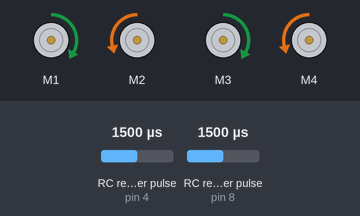
This sketch was run on a simulated Arduino Uno, built with avr-gcc and run on an emulated ATmega328P. Shown: 4 × DC motor (green arrow = forward, orange = backward, longer = faster). Wiring (inferred from the names in the program): 2 × RC receiver channel: data pin 4 / data pin 8. The test bench sets the inputs (shaded band); at power-on: RC receiver pulse (sensors on pin 4, pin 8) 1500 µs. What the sketch prints to the serial monitor is not drawn.

Above: at 1.2 s.
1.3 s: RC receiver pulse (sensor on pin 4) set to 1020 µs
At 1.9 s:
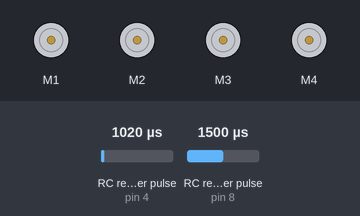
2.8 s: RC receiver pulse (sensor on pin 8) set to 1111 µs
4.3 s: RC receiver pulse (sensor on pin 8) set to 1097 µs
At 5.6 s:
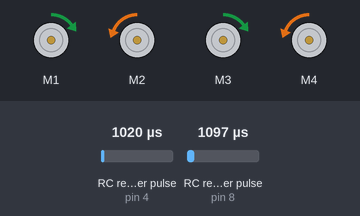
5.9 s: RC receiver pulse (sensor on pin 4) set to 1040 µs
At 7.1 s:
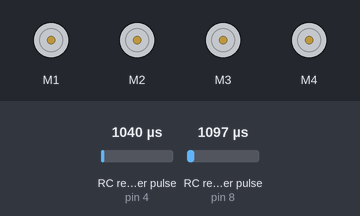
8.9 s: RC receiver pulse (sensor on pin 4) set to 1689 µs
11.9 s: RC receiver pulse (sensor on pin 4) set to 1697 µs
At 12.9 s:
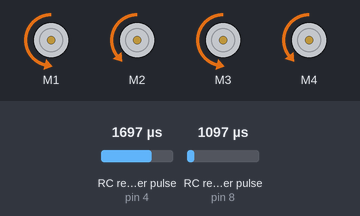
Timing chart, 0 to 14.5 s (numbered marks = the images above; inputs shaded):
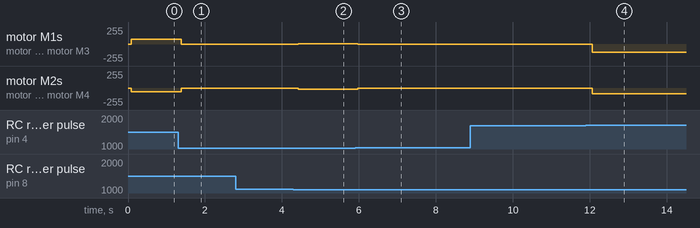

Measured:
- the behaviour switches between 1696 and 1697 µs on RC receiver pulse (sensor on pin 4) (found by bisection; images 3 and 4)
- after the input at 1.3 s, motor M1, motor M3: forward 73/255 → stopped after 0.08 s; motor M2, motor M4: backward 57/255 → stopped after 0.08 s
- after the input at 2.8 s, every drawn part: stays the same
- after the input at 4.3 s, motor M1, motor M3: stopped → forward 5/255 after 0.13 s; motor M2, motor M4: stopped → backward 20/255 after 0.13 s
- after the input at 5.9 s, motor M1, motor M3: forward 5/255 → stopped after 0.07 s; motor M2, motor M4: backward 20/255 → stopped after 0.07 s
- after the input at 8.9 s, every drawn part: stays the same
- after the input at 11.9 s, motor M1, motor M3: stopped → backward 124/255 after 0.16 s; motor M2, motor M4: stopped → backward 83/255 after 0.16 s

The sketch:

Holobot01.ino
```cpp
/*
   This is a test sketch for Holonomiic-X drive BreadBoardBOt (BBbot) based on
   Adafruit assembled Motor Shield for Arduino v2
   Dave Eslinger
   For use with the Adafruit Motor Shield v2
   ---->	http://www.adafruit.com/products/1438
*/

#include <Wire.h>
#include <Adafruit_MotorShield.h>
#include "utility/Adafruit_PWMServoDriver.h"


// Create the motor shield object with the default I2C address
Adafruit_MotorShield AFMS = Adafruit_MotorShield();

// Select which 'port' M1, M2, M3 or M4. In this case, M1
Adafruit_DCMotor *motor1 = AFMS.getMotor(1);
Adafruit_DCMotor *motor2 = AFMS.getMotor(2);
Adafruit_DCMotor *motor3 = AFMS.getMotor(3);
Adafruit_DCMotor *motor4 = AFMS.getMotor(4);

// declare R/C pins and variables
#define RC1 4 // Use precompiler statements to define pins; they are constants
#define RC2 8

int ch1; // Right Joysteck, Left - Right reading
int ch2; // Right Joysteck, Front - Back reading
//int ch3; // Left Joysteck, Front - Back reading
//int ch4; // Left Joystick, Left - Right reading
//int ch5; // VR(A)
//int ch6; // VR(B)

float theta;
float magnitude;
float vx, vy;
float w1, w2, w3, w4;
byte w1_speed, w2_speed, w3_speed, w4_speed;
byte w1_Dir, w2_Dir, w3_Dir, w4_Dir;
const float sinCos45 = cos(45.0);

void setup() {
  Serial.begin(9600); // set up Serial library at 9600 bps
  Serial.println("X-Holonomic R/C drive Test");

  // Define input pins for R/C
  pinMode(RC1, INPUT);
  pinMode(RC2, INPUT);

  AFMS.begin();  // create with the default frequency 1.6KHz
  //AFMS.begin(1000);  // OR with a different frequency, say 1KHz

  // Turn off all motors
  motor1->run(RELEASE);
  motor2->run(RELEASE);
  motor3->run(RELEASE);
  motor4->run(RELEASE);
}

void loop() {
  //STEP 1: Read in the RC values
  ch1 = pulseIn(RC1, HIGH, 25000); //DLE changed 4 to RC1
  ch2 = pulseIn(RC2, HIGH, 25000); //DLE changed 8 to RC2

   ch1 = map(ch1,1450,2420,-100,100); // X value, mapped -100 to 100
   ch2 = map(ch2,1450,2400,-100,100); // Y value, mapped -100 to 100

  //STEP 2. Convert them to a direction vector centered at 0 straight ahead
  // i.e., not like a unit circle!
  theta = atan2(ch1, ch2);
  magnitude = sqrt((ch1*ch1) + (ch2*ch2) );

  //Serial.print("ch1: ");
  Serial.print(ch1);
  Serial.print(" ch2: ");
  Serial.print(ch2);

  Serial.print(" Ang: ");
  Serial.print(degrees(theta));

  Serial.print(" Mag: ");
  Serial.print(magnitude);

  // magnitudes less than about 8 are neutral stick positions
  // and should probably just be ignored
  if(magnitude > 8.0f) {

    vx = magnitude * sin(theta);
    vy = magnitude * cos(theta);
    //STEP 3. Find wheel vectors
    /* w1 = -vx;                   // v dot [-1, 0] / 25mm */
    /* w2 = 0.5*vx - sqrt3o2 * vy; // v dot [1/2, -sqrt(3)/2] / 25mm */
    /* w3 = 0.5*vx + sqrt3o2 * vy; // v dot [1/2, +sqrt(3)/2] / 25mm */
    /* w4 = 0.5*vx + sqrt3o2 * vy; // v dot [1/2, +sqrt(3)/2] / 25mm */

    // remember cos(-theta)=cos theta; sin(-theta) = -sin(theta)
    /* w1 = ( vx+vy)*sinCos45; // vx*cos(-45) + vy*sin(45)  */
    /* w2 = ( vx+vy)*sinCos45; // vx*cos( 45) + vy*sin(45)  */
    /* w3 = (-vx+vy)*sinCos45; // vx*cos( 45) + vy*sin(45)  */
    /* w4 = (-vx+vy)*sinCos45; // vx*cos(-45) + vy*sin(45)  */

    w1 = w3 = vx*sin(-45) + vy*cos(-45); // vx*cos(-45) + vy*sin(45)
    w2 = w4 = vx*sin( 45) + vy*cos( 45); // vx*cos( 45) + vy*sin(45)

    if ( w1 < 0 ) {
      w1_Dir = BACKWARD;
    }
    else {
      w1_Dir = FORWARD;
    }

    if ( w2 < 0 ) {
      w2_Dir = BACKWARD;
    }
    else {
      w2_Dir = FORWARD;
    }

    if ( w3 < 0 ) {
      w3_Dir = BACKWARD;
    }
    else {
      w3_Dir = FORWARD;
    }

    if ( w4 < 0 ) {
      w4_Dir = BACKWARD;
    }
    else {
      w4_Dir = FORWARD;
    }

    w1_speed = (byte) map(abs(w1), 0, 100, 0, 254);
    w2_speed = (byte) map(abs(w2), 0, 100, 0, 255);
    w3_speed = (byte) map(abs(w3), 0, 100, 0, 255);
    w4_speed = (byte) map(abs(w4), 0, 100, 0, 255);

/* Serial.print("ch1: "); */
/*   Serial.print(ch1); */
/*   Serial.print(" ch2: "); */
/*   Serial.print(ch2); */

/*   Serial.print(" Ang: "); */
/*   Serial.print(degrees(theta)); */

/*   Serial.print(" Mag: "); */
/*   Serial.print(magnitude);   */


    Serial.print(" vx: ");
    Serial.print(vx);
    Serial.print(" vy: ");
    Serial.print(vy);

    Serial.print(" w1: ");
    Serial.print(w1_speed);
    Serial.print(", ");
    Serial.print(w1);
    Serial.print(" w2: ");
    Serial.print(w2_speed);
    Serial.print(", ");
    Serial.print(w2);
    Serial.print(" w3: ");
    Serial.print(w3_speed);
    Serial.print(", ");
    Serial.print(w3);
    Serial.print(" w4: ");
    Serial.print(w4_speed);
    Serial.print(", ");
    Serial.print(w4);
    Serial.println();
    //    delay(10);

    motor1->run(w1_Dir);
    motor2->run(w2_Dir);
    motor3->run(w3_Dir);
    motor4->run(w4_Dir);

    motor1->setSpeed(w1_speed);
    motor2->setSpeed(w2_speed);
    motor3->setSpeed(w3_speed);
    motor4->setSpeed(w4_speed);
    //   delay(1000);
  }
  else {
    Serial.println();
    motor1->run(RELEASE);
    motor2->run(RELEASE);
    motor3->run(RELEASE);
    motor4->run(RELEASE);
    //    delay(1000);
  }
}
```
